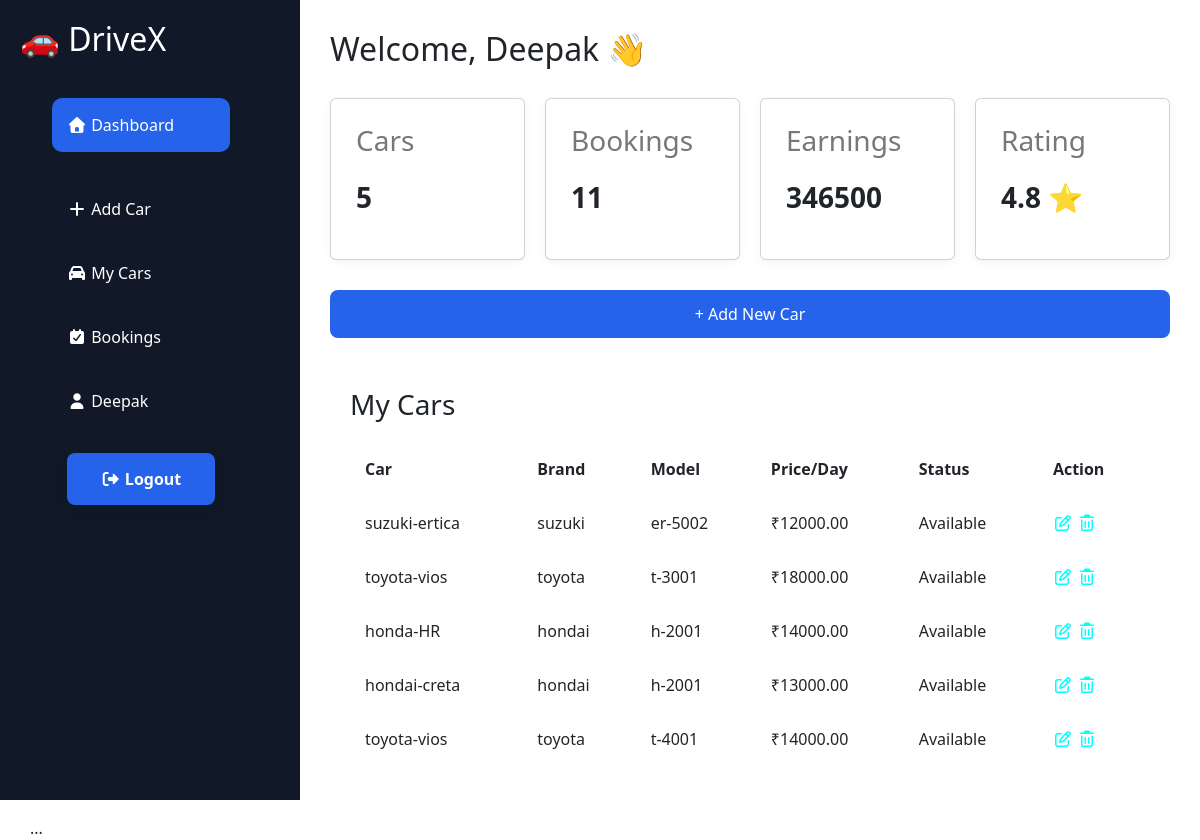
/myaddminpanel/vendor-profile/ (signed in), run on the app's committed database.
### myaddminpanel/models.py (models this page shows, shortened)
class VendorLogin(models.Model):
    username = models.CharField(max_length=150)
    email = models.EmailField(max_length=254, unique=True)
    phno = models.CharField(max_length=15)
    profile_pic = models.ImageField(upload_to="profile_pics/", blank=True, null=True)
    password = models.CharField(max_length=128)
    created_at = models.DateTimeField(auto_now_add=True)
    def __str__(self):
        return self.email

class Car(models.Model):
    TRANSMISSION_CHOICES = [
        ("Manual", "Manual"),
        ("Automatic", "Automatic"),
    ]
    FUEL_CHOICES = [
        ("Petrol", "Petrol"),
        ("Diesel", "Diesel"),
        ("CNG", "CNG"),
        ("Electric", "Electric"),
        ("Hybrid", "Hybrid"),
    ]
    STATUS_CHOICES = [
        ("Available", "Available"),
        ("Booked", "Booked"),
        ("Maintenance", "Maintenance"),
    ]
    vendor = models.ForeignKey(
        VendorLogin, on_delete=models.CASCADE, related_name="cars"
    )
    car_name = models.CharField(max_length=100, blank=True, null=True)
    brand = models.CharField(max_length=100, blank=True, null=True)
    model = models.CharField(max_length=100, blank=True, null=True)
    year = models.PositiveIntegerField(blank=True, null=True)
    city = models.CharField(max_length=100, blank=True, null=True)
    pickup_location = models.CharField(max_length=200, blank=True, null=True)
    rent_per_day = models.DecimalField(
        max_digits=10, decimal_places=2, blank=True, null=True
    )
    fuel_type = models.CharField(max_length=20, choices=FUEL_CHOICES)
    transmission = models.CharField(max_length=20, choices=TRANSMISSION_CHOICES)
    seats = models.PositiveIntegerField(default=4)
    mileage = models.PositiveIntegerField(default=0)
    ac = models.BooleanField(default=True)
    power_steering = models.BooleanField(default=True)
    power_windows = models.BooleanField(default=True)
    music_system = models.BooleanField(default=False)
    airbags = models.BooleanField(default=True)
    gps = models.BooleanField(default=False)
    image = models.ImageField(upload_to="cars/", blank=True, null=True)
    status = models.CharField(
        max_length=20, choices=STATUS_CHOICES, default="Available"
    )
    description = models.TextField(blank=True, null=True)
    driver = models.ForeignKey(Driver, on_delete=models.SET_NULL, null=True, blank=True)
    created_at = models.DateTimeField(auto_now_add=True)

### myaddminpanel/views.py (the view)
# urls.py: path("vendor-profile/", vendor_profile, name="vendor-profile"),
def vendor_profile(request):
    vendor_id = request.session.get("vendor_id")
    booking = Booking.objects.filter(vendor_id=vendor_id)
    bookingcount = booking.count()
    total_amount = booking.aggregate(total=Sum("total_amount"))["total"] or 0
    print("Session Vendor ID:", vendor_id)
    if not vendor_id:
        return redirect("login_1")
    vendor = VendorLogin.objects.get(id=vendor_id)
    print("Current Vendor ID:", vendor.id)
    print("Current Vendor:", vendor)
    cars_count = Car.objects.filter(vendor=vendor).count()
    cars = Car.objects.filter(vendor=vendor)
    return render(
        request,
        "vendorProfile.html",
        {
            "vendor": vendor,
            "cars": cars,
            "cars_count": cars_count,
            "bookingcount": bookingcount,
            "total_amount": total_amount,
        },
    )

### myaddminpanel/templates/vendorProfile.html (shortened to what this page needs)
{% extends 'base_1.html' %}
{% block css %}
  <link href="https://cdn.jsdelivr.net/npm/bootstrap@5.3.8/dist/css/bootstrap.min.css" rel="stylesheet" />
{% endblock %}
{% block content %}
  <section class="vendor-profile-sec">
    <div class="container-1">
      <div class="col-lg-3 col-md-3 col-sm-3 sidebar">
        {% include 'sidebar.html' %}
      </div>
      <div class="col-lg-9 col-md-9 col-sm-9 main">
        <div class="topbar">
          {% if request.session.vendor_name %}
            <h2>Welcome, {{ request.session.vendor_name|title }} 👋</h2>
          {% else %}
            <h2>Welcome, Guest 👋</h2>
          {% endif %}
        </div>
        <div class="stats">
          <div class="card">
            <h3>Cars</h3>
            {% if cars_count is not None %}
              <p>{{ cars_count }}</p>
            {% else %}
              <p>0</p>
            {% endif %}
          </div>
          <div class="card">
            <h3>Bookings</h3>
            {% if bookingcount is not None %}
              <p>{{ bookingcount }}</p>
            {% else %}
              <P>0</P>
            {% endif %}
          </div>
          <div class="card">
            <h3>Earnings</h3>
            {% if total_amount is not None %}
              <p>{{ total_amount }}</p>
            {% else %}
              <p>0</p>
            {% endif %}
          </div>
          <div class="card">
            <h3>Rating</h3>
            <p>4.8 ⭐</p>
          </div>
        </div>
        <div class="add-car">
          <button>+ Add New Car</button>
        </div>
        <div class="cars">
          <h3>My Cars</h3>
          <table>
            <tr>
              <th>Car</th>
              <th>Brand</th>
              <th>Model</th>
              <th>Price/Day</th>
              <th>Status</th>
              <th>Action</th>
            </tr>
            {% for car in cars %}
              <tr>
                <td>{{ car.car_name }}</td>
                <td>{{ car.brand }}</td>
                <td>{{ car.model }}</td>
                <td>₹{{ car.rent_per_day }}</td>
                <td>{{ car.status }}</td>
                <td>
                  <a href="{% url 'updateDriver' car.id %}" style="background-color: white; color: aqua; cursor: pointer;"><i class="fa-regular fa-pen-to-square"></i></a>
                  <a href="#" style="background-color: white; color: aqua; cursor: pointer;"><i class="fa-regular fa-trash-can"></i></a>
                </td>
              </tr>
            {% empty %}
              <tr>
                <td colspan="6">No Cars Found</td>
              </tr>
            {% endfor %}
          </table>
        </div>
      </div>
    </div>
  </section>
  <div class="modal-dialog modal-xl">...</div>
  <link rel="stylesheet" href="https://cdnjs.cloudflare.com/ajax/libs/font-awesome/7.0.1/css/all.min.css" />
{% endblock %}

### myaddminpanel/templates/sidebar.html (shortened to what this page needs)
<div class="sidebar">
  <div class="logo">
    <h2>🚗 DriveX</h2>
  </div>
  <ul>
    <li class="active">
      <a href="{% url 'vendor-profile' %}"  style="text-decoration: none; color: inherit;">
      <i class="fa-solid fa-house"></i>
      Dashboard
      </a>
    </li>
    <li class="add-car">
      <a href="{% url 'add_driver' %}" style="text-decoration: none; color: inherit;">
        <i class="fa-solid fa-plus"></i>
        Add Car
      </a>
    </li>
    <li>
    <a href="{% url 'vendor-profile'%}" style="text-decoration: none; color: inherit;">
      <i class="fa-solid fa-car"></i>
      My Cars
    </a>
    </li>
    <li>
      <a href="{% url 'book_history' %}" style="text-decoration: none; color: inherit;">
      <i class="fa-solid fa-calendar-check"></i>
      Bookings
      </a>
    </li>
    <li>
      <i class="fa-solid fa-user"></i>
      {% if request.session.vendor_name %}
        {{ request.session.vendor_name|title }}
      {% else %}
        Profile
      {% endif %}
    </li>
    <li>
      <form method="POST" action="{% url 'logout_1' %}" style="margin: 0; padding: 0;">
        <button type="submit">
          <i class="fa-solid fa-right-from-bracket"></i>
          Logout
        </button>
      </form>
    </li>
  </ul>
</div>

### myaddminpanel/static/css/style_1.css (style rules this page uses)
* { margin: 0; padding: 0; box-sizing: border-box; font-family: "Segoe UI", sans-serif; }
.sidebar { position: fixed; top: 0; left: 0; width: 16.666%; height: 100vh; overflow-y: auto; }
button { width: 100%; padding: 15px; border: none; border-radius: 10px; background: #2563eb; color: white; font-size: 1rem; cursor: pointer; transition: 0.3s; }
@media (min-width: 991px) { .main { margin-left: 25%; } }
.container-1 { display: flex; min-height: 100vh; }
.sidebar { width: 250px; background: #111827; color: white; padding: 20px; }
.logo { margin-bottom: 40px; }
.sidebar ul { list-style: none; }
.sidebar li { padding: 15px; margin-bottom: 10px; border-radius: 10px; cursor: pointer; }
.sidebar li:hover, .active { background: #2563eb; }
.main { flex: 1; padding: 30px; }
.topbar { margin-bottom: 30px; }
.stats { display: grid; grid-template-columns: repeat(4, 1fr); gap: 20px; }
.card { background: white; padding: 25px; border-radius: 15px; box-shadow: 0 2px 10px rgba(0, 0, 0, 0.05); }
.card h3 { color: #777; }
.card p { margin-top: 10px; font-size: 28px; font-weight: bold; }
.add-car { margin: 30px 0; }
.add-car button { background: #2563eb; color: white; border: none; padding: 12px 20px; border-radius: 8px; cursor: pointer; }
.cars { background: white; padding: 20px; border-radius: 15px; }
table { width: 100%; margin-top: 20px; border-collapse: collapse; }
th, td { padding: 15px; text-align: left; border-bottom: 1px solid #eee; }
.container-1 form { flex: 1; max-width: 900px; margin: 30px auto; padding: 30px; background: #fff; border-radius: 12px; box-shadow: 0 4px 15px rgba(0, 0, 0, 0.08); display: grid; grid-template-columns: repeat(2, 1fr); gap: 18px; }
.container-1 form button { grid-column: 1 / -1; padding: 14px; border: none; border-radius: 8px; background: #2563eb; color: white; font-size: 16px; font-weight: 600; cursor: pointer; transition: 0.3s; }

### data on the page
VendorLogin: session.vendor_name "Deepak"
Car: car_name "suzuki-ertica", brand "suzuki", model "er-5002", rent_per_day "12000.00", status "Available"
Car: car_name "toyota-vios", brand "toyota", model "t-3001", rent_per_day "18000.00", status "Available"
Car: car_name "honda-HR", brand "hondai", model "h-2001", rent_per_day "14000.00", status "Available"
Car: car_name "hondai-creta", brand "hondai", model "h-2001", rent_per_day "13000.00", status "Available"
Car: car_name "toyota-vios", brand "toyota", model "t-4001", rent_per_day "14000.00", status "Available"

### other printed values
{{ cars_count }} "5"
{{ bookingcount }} "11"
{{ total_amount }} "346500"
